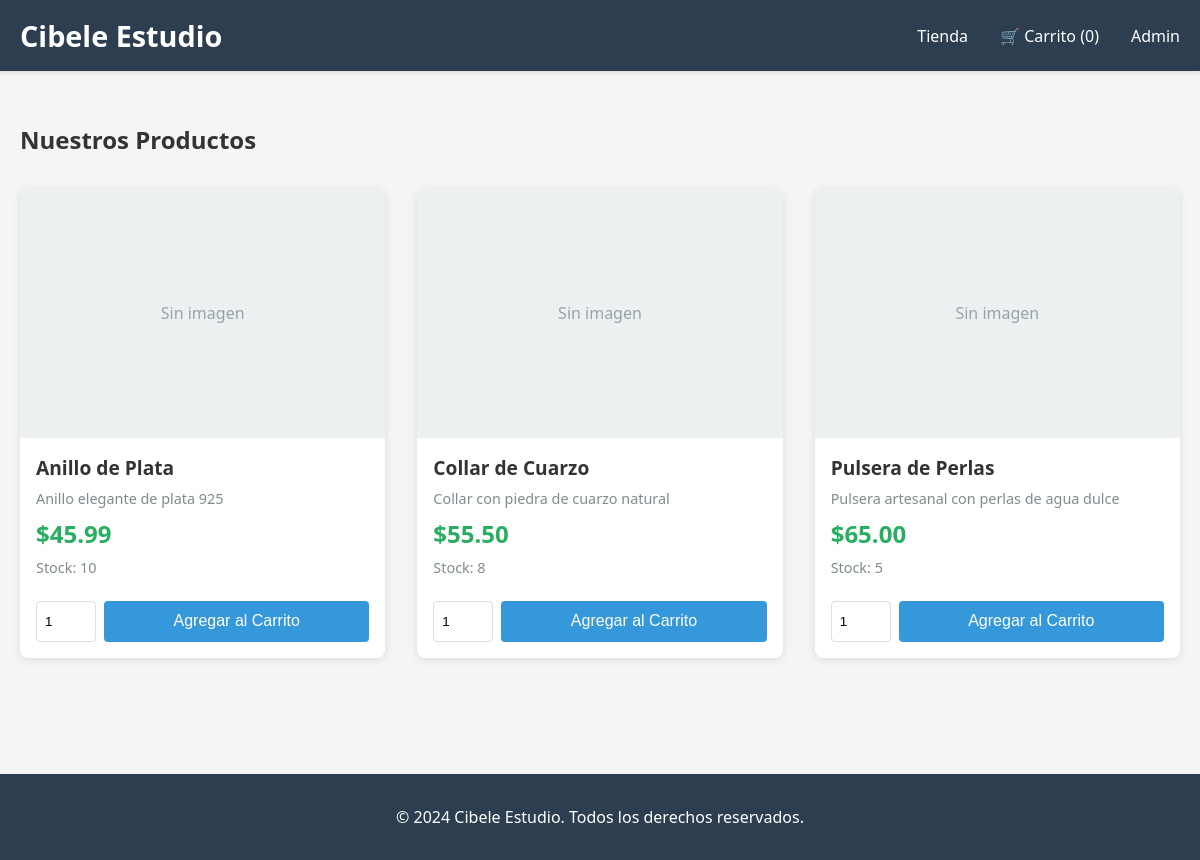
The page / on the database its author committed.
### tables this page shows
CREATE TABLE IF NOT EXISTS productos (
    id INT PRIMARY KEY AUTO_INCREMENT,
    nombre VARCHAR(100) NOT NULL,
    descripcion TEXT,
    precio DECIMAL(10, 2) NOT NULL,
    imagen VARCHAR(255),
    cantidad_disponible INT DEFAULT 0,
    creado_en TIMESTAMP DEFAULT CURRENT_TIMESTAMP,
    activo BOOLEAN DEFAULT TRUE,
    INDEX idx_activo (activo),
    INDEX idx_nombre (nombre)
);

### app/models/Producto.php (called while the page is built, shortened)
<?php
require_once dirname(__FILE__) . '/../../config/database.php';
class Producto {
    private $db;
    public function __construct() {
        $database = new Database();
        $this->db = $database->connect();
    }
    public function obtenerTodos() {
        $query = "SELECT * FROM productos WHERE activo = 1 ORDER BY creado_en DESC";
        $result = $this->db->query($query);
        return $result->fetch_all(MYSQLI_ASSOC);
    }
}
?>

### config/database.php (called while the page is built, shortened)
<?php
class Database {
    private $host = 'localhost';
    private $db_name = 'tienda';
    private $user = 'root';
    private $pass = '';
    public function connect() {
        try {
            $this->conn = new mysqli(
                $this->host,
                $this->user,
                $this->pass,
                $this->db_name
            );
            $this->conn->set_charset("utf8mb4");
            return $this->conn;
        } catch (Exception $e) {
            echo "Error de Conexión a la Base de Datos: " . $e->getMessage();
            die();
        }
    }
}
?>

### app/controllers/PedidoController.php (called while the page is built, shortened)
<?php
require_once dirname(__FILE__) . '/../models/Producto.php';
class ProductoController {
    private $producto;
    public function __construct() {
        $this->producto = new Producto();
    }
    public function listar() {
        return $this->producto->obtenerTodos();
    }
}
?>

### app/views/tienda.php (the view, shortened to what this page needs)
<!DOCTYPE html>
<html lang="es">
<head>
    <link rel="stylesheet" href="<?php echo BASE_URL; ?>css/style.css">
</head>
<body>
    <nav class="navbar">
        <div class="container">
            <h1 class="logo">Cibele Estudio</h1>
            <div class="nav-links">
                <a href="<?php echo BASE_URL; ?>">Tienda</a>
                <a href="<?php echo BASE_URL; ?>?page=carrito">
                    🛒 Carrito (<?php echo count($_SESSION['carrito']); ?>)
                </a>
                <a href="<?php echo BASE_URL; ?>?page=admin">Admin</a>
            </div>
        </div>
    </nav>
    <div class="container">
        <h2>Nuestros Productos</h2>
        <div class="productos-grid">
            <?php foreach ($productos as $producto): ?>
                <div class="producto-card">
                    <?php if ($producto['imagen']): ?>
                        <img src="<?php echo UPLOADS_URL . $producto['imagen']; ?>" alt="<?php echo $producto['nombre']; ?>">
                    <?php else: ?>
                        <div class="imagen-placeholder">Sin imagen</div>
                    <?php endif; ?>
                    <h3><?php echo htmlspecialchars($producto['nombre']); ?></h3>
                    <p class="descripcion"><?php echo htmlspecialchars($producto['descripcion']); ?></p>
                    <p class="precio">$<?php echo number_format($producto['precio'], 2); ?></p>
                    <p class="stock">Stock: <?php echo $producto['cantidad_disponible']; ?></p>
                    <?php if ($producto['cantidad_disponible'] > 0): ?>
                        <form method="POST" action="<?php echo BASE_URL; ?>">
                            <input type="number" name="cantidad" min="1" max="<?php echo $producto['cantidad_disponible']; ?>" value="1">
                            <button type="submit" class="btn-primary">Agregar al Carrito</button>
                        </form>
                    <?php else: ?>
                        <button class="btn-disabled" disabled>Sin Stock</button>
                    <?php endif; ?>
                </div>
            <?php endforeach; ?>
        </div>
    </div>
    <footer>
        <p>&copy; 2024 Cibele Estudio. Todos los derechos reservados.</p>
    </footer>
</body>
</html>

### public/index.php (shortened to what this page needs)
<?php
require_once dirname(__FILE__) . '/../config/database.php';
require_once dirname(__FILE__) . '/../app/controllers/PedidoController.php';
$productoCtrl = new ProductoController();
$page = isset($_GET['page']) ? $_GET['page'] : 'tienda';
switch ($page) {
    case 'tienda':
        $productos = $productoCtrl->listar();
        include dirname(__FILE__) . '/../app/views/tienda.php';
        break;
}
?>

### public/css/style.css (style rules this page uses)
* { margin: 0; padding: 0; box-sizing: border-box; }
body { font-family: 'Segoe UI', Tahoma, Geneva, Verdana, sans-serif; background-color: #f5f5f5; color: #333; }
.container { max-width: 1200px; margin: 0 auto; padding: 20px; }
.navbar { background-color: #2c3e50; color: white; padding: 1rem 0; box-shadow: 0 2px 4px rgba(0,0,0,0.1); margin-bottom: 2rem; }
.navbar .container { display: flex; justify-content: space-between; align-items: center; padding: 0 20px; }
.logo { font-size: 1.8rem; font-weight: bold; }
.nav-links { display: flex; gap: 2rem; }
.nav-links a { color: white; text-decoration: none; transition: color 0.3s; }
.productos-grid { display: grid; grid-template-columns: repeat(auto-fill, minmax(280px, 1fr)); gap: 2rem; margin: 2rem 0; }
.producto-card { background: white; border-radius: 8px; overflow: hidden; box-shadow: 0 2px 8px rgba(0,0,0,0.1); transition: transform 0.3s, box-shadow 0.3s; }
.imagen-placeholder { width: 100%; height: 250px; background-color: #ecf0f1; display: flex; align-items: center; justify-content: center; color: #95a5a6; }
.producto-card h3 { padding: 1rem 1rem 0.5rem; font-size: 1.2rem; }
.producto-card .descripcion { padding: 0 1rem; color: #7f8c8d; font-size: 0.9rem; line-height: 1.4; }
.producto-card .precio { padding: 0.5rem 1rem; font-size: 1.5rem; font-weight: bold; color: #27ae60; }
.producto-card .stock { padding: 0 1rem 0.5rem; font-size: 0.9rem; color: #7f8c8d; }
.producto-card form { padding: 1rem; display: flex; gap: 0.5rem; }
.producto-card input[type="number"] { width: 60px; padding: 0.5rem; border: 1px solid #ddd; border-radius: 4px; }
.btn-primary, .btn-secondary, .btn-danger, .btn-small, .btn-disabled { padding: 0.7rem 1.5rem; border: none; border-radius: 4px; cursor: pointer; font-size: 1rem; transition: background-color 0.3s; text-decoration: none; display: inline-block; }
.btn-primary { background-color: #3498db; color: white; flex: 1; }
footer { background-color: #2c3e50; color: white; text-align: center; padding: 2rem; margin-top: 4rem; }

### rows shown on the page
productos: shows "Sin imagen", nombre "Anillo de Plata", descripcion "Anillo elegante de plata 925", precio "45.99", cantidad_disponible "10"
productos: shows "Sin imagen", nombre "Collar de Cuarzo", descripcion "Collar con piedra de cuarzo natural", precio "55.50", cantidad_disponible "8"
productos: shows "Sin imagen", nombre "Pulsera de Perlas", descripcion "Pulsera artesanal con perlas de agua dulce", precio "65.00", cantidad_disponible "5"

### other values the page prints
count($_SESSION['carrito']) "0"
